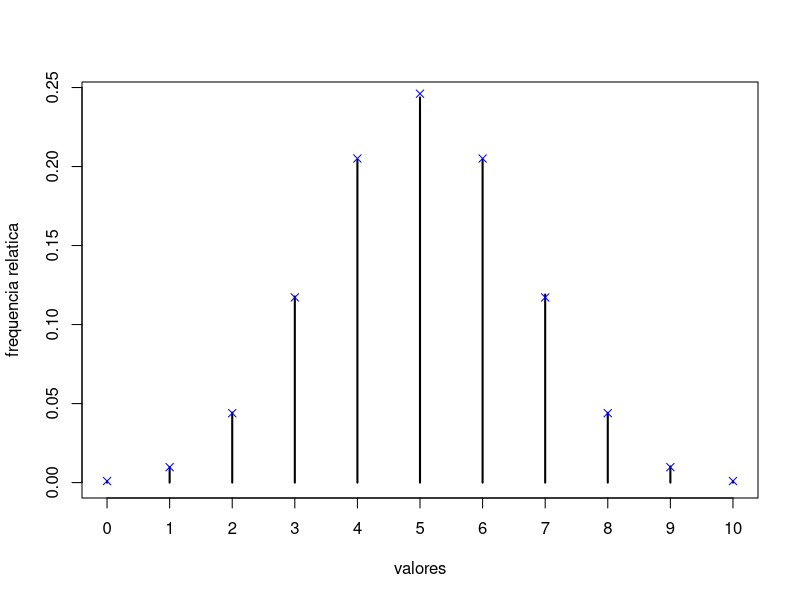
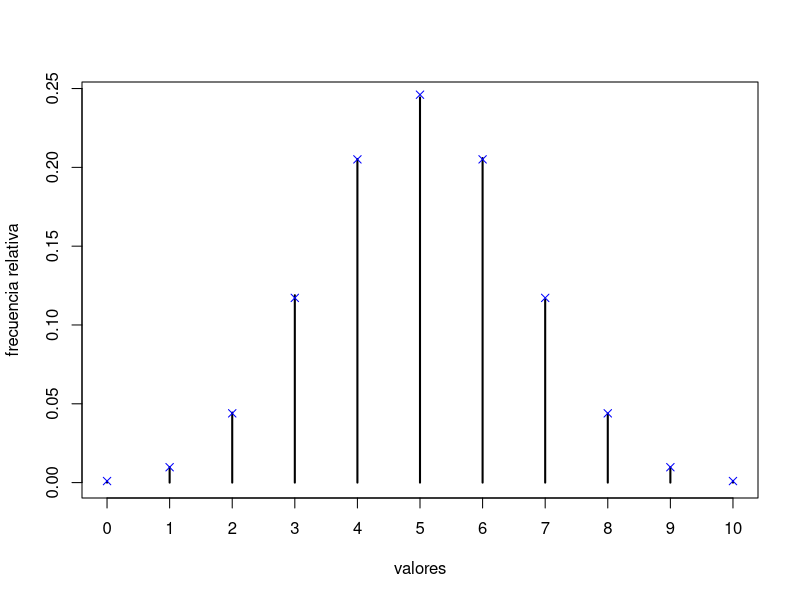
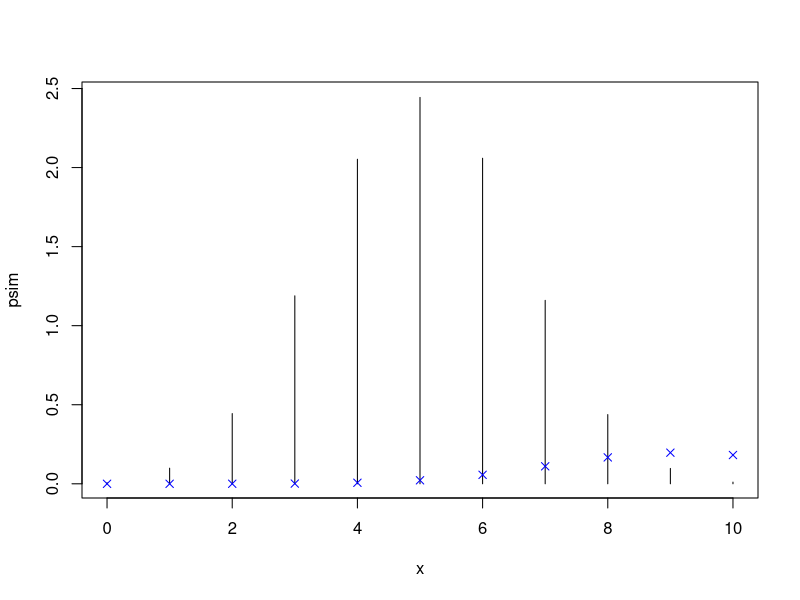
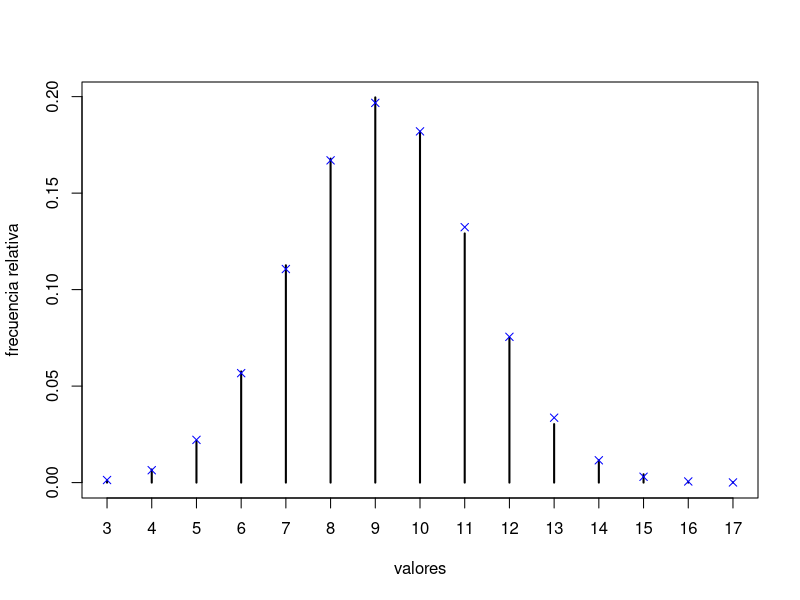
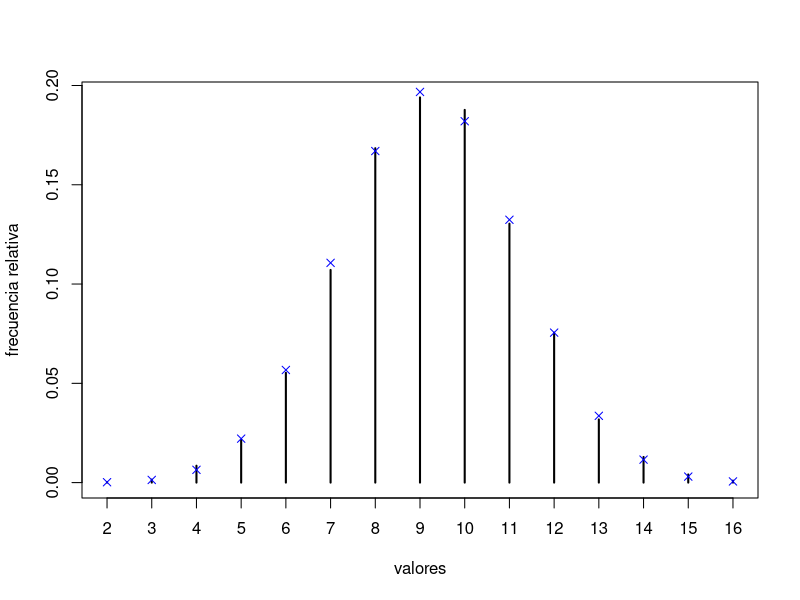

Write R code to recreate these figures, in order.
## ---- chunk 1
# Implementamos el algoritmo de transformación cuantil con busqueda sequencial.


rfmp <- function(x,prob=1/length(x),nsim=1000){
  Fx <- cumsum(prob)
  # simular
  X <- numeric(nsim)  #creamos un vector de indices
  U <- runif(nsim)   #creamos un vector de probilidad uniforme
  ncomp <- 0 
  for(j in 1:nsim){
    i <- 1
    while(Fx[i]<U[j]) i <- i+1
    X[j] <- x[i]
    ncomp<<-ncomp+ i
  }
  return(X)
}
## ---- chunk 2
set.seed(54321)
n <- 10
p <- 0.5
nsim <- 10^5
x <- 0:n   # crea un arreglo de n+1 componentes 0,1,2,..
fmp <- dbinom(x,n,p) # crea un arreglo de la funcion de mas de probabilidad
ncomp <- 0  # regresa el valor de ncomp a 0
system.time(rx <- rfmp(x,fmp,nsim)) # calcula el tiempo en sgundos que toma ejecutar una expresion(en este caso rfmp)

## ---- chunk 3
mean(rx)
## ---- chunk 4
abs(mean(rx)-n*p)
## ---- chunk 5
ncomp/nsim
## ---- chunk 6
res <- table(rx)/nsim    # crea una tabla con lo elementos de rx y los divide para nsim
plot(res, ylab="frequencia relatica", xlab="valores") #grafica los valores simulados
points(x,fmp,pch=4,col='blue') #grafica los valores teoricos
## ---- chunk 7
res <- as.data.frame(res) # mutamos res a un data frame
names(res) <- c('x','psim')  #asignamos nombres a las columnas del data frame
res$pteor <- fmp   # creamos una nueva columna a la cual le asiganamos los valores de fmp
res
## ---- chunk 8
max(abs(res$psim-res$pteor))
## ---- chunk 9
max(abs(res$psim-res$pteor) /res$pteor)
## ---- chunk 10
# NOTA: Puede ocurrir que no todos los valores sean generados en la simulación
# Si length(x) > length(psim) el código anterior (res$pteor <- fmp) producirá un error
# Alternativamente:
psim <- rep(0, length(x))
names(psim) <- as.character(x)
psim[as.character(res$x)] <- res$psim
psim
res <- data.frame(x=x, pteor=fmp, psim =psim)
res

## ---- chunk 11
tini <- proc.time()  # permite obtener tiempo de computacion real y de CPU

ncomp <- 0  # regresamos a 0 el valor de ncomp
ind <- order(fmp,decreasing = T)   #creamos un vector de indices de fmp ordenada de manera decrciente
rx <- rfmp(x[ind],fmp[ind],nsim) # llamamos a la funcion rfmp

tiempo <- proc.time()-tini
tiempo 
## ---- chunk 12
ncomp/nsim
## ---- chunk 13
sum((1:length(x))*fmp[ind])
## ---- chunk 14
system.time(rx <- sample(x,nsim,replace = T,prob = fmp))
## ---- chunk 15
# -------------------------------
# Si n >> 30
# Aproximación normal con corrección continuidad
mean <- n*p
sd <- sqrt(n*p*(1-p))

res$pnorm <- pnorm(x+0.5,mean,sd)-pnorm(x-0.5,mean,sd)
res
max(abs(res$pnorm - res$pteor))
max(abs(res$pnorm - res$pteor) / res$pteor)

system.time(
rx <- pmax(0, pmin(n, round( rnorm(nsim, mean, sd) )))
)

table(rx)/nsim
## ---- chunk 16
# Realmente las prob de los extremos serían mayores...
res$pnorm[1] <- pnorm(0.5, mean, sd)
res$pnorm[n+1] <- 1 - pnorm(n-0.5, mean, sd)
## ---- chunk 17
rfmp.tabla <- function(x,prob=1/length(x),m,nsim=1000){
  Fx <- cumsum(prob)
  g <- rep(1,m)  #generamos una lista de m veces 1
  i <- 1
  for(j in 2:m){
    while (Fx[i]<(j-1)/m)  i <- i+1
    g[j] <- i
  }
  X <- numeric(nsim)  #creamos un vector de indices
  U <- runif(nsim)   #creamos un vector cuyas entradas son valores de un distribucion uniforme
  for(j in 1:nsim){
    i <- g[floor(U[j]*m)+1]
    while (Fx[i]<U[j]) i <- i+1
    X[j] <- x[i]
  }
  return(X)
}
## ---- chunk 18
system.time(rx <- rfmp.tabla(x,fmp,n-1,nsim))
## ---- chunk 19
res <- table(rx)/nsim
plot(res, ylab = "frecuencia relativa", xlab = "valores")
points(x,fmp,pch=4,col='blue')
## ---- chunk 20
set.seed(54321)
m <- 46
n <- 100-m
k <- 20
nsim <- 10^4

x <- 0:n
fmp <- dhyper(x,m,n,k)

ncomp <- 0  #ponemos en 0 ncomp

system.time(hx <- rfmp(x,fmp,nsim))
## ---- chunk 21
mean(hx)
## ---- chunk 22
k*m/(m+n)
## ---- chunk 23
ncomp/nsim
## ---- chunk 24
res <- as.data.frame(table(rx)/nsim)
names(res) <- c("x", "psim")
plot(as.matrix(res), type="h")
points(x,fmp,pch=4,col='blue') #grafica los valores teoricos
## ---- chunk 25
tini <- proc.time()  # permite obtener tiempo de computacion real y de CPU

ncomp <- 0  # regresamos a 0 el valor de ncomp
ind <- order(fmp,decreasing = T)   #creamos un vector de indices de fmp ordenada de manera decrciente
rx <- rfmp(x[ind],fmp[ind],nsim) # llamamos a la funcion rfmp

tiempo <- proc.time()-tini
tiempo 
## ---- chunk 26
ncomp/nsim
## ---- chunk 27
sum((1:length(x))*fmp[ind])
## ---- chunk 28
system.time(rx <- sample(x,nsim,replace = T,prob = fmp))
## ---- chunk 29
system.time(rx <- rfmp.tabla(x,fmp,n-1,nsim))
## ---- chunk 30
res <- table(rx)/nsim
plot(res, ylab = "frecuencia relativa", xlab = "valores")
points(x,fmp,pch=4,col='blue')
## ---- chunk 31
rfmp.alias <- function(x,prob=1/length(x),nsim=1000){
  # Inicializamos las tablas
  a <- numeric(length(x)) 
  q <- prob*length(x)
  low <- q < 1
  high <- which(!low)
  low <- which(low) 
  while (length(high) && length(low)){
    l <- low[1]
    h <- high[1]
    a[l] <- h
    q[h] <- q[h]-(1-q[l])
    if (q[h]<1){
      high <- high[-1]
      low[1] <- h
    } else low <- low[-1]
  }
  # Generación de valores
  V <- runif(nsim)
  i <- floor(runif(nsim)*length(x))+1
  return(x[ifelse(V<q[i],i,a[i])])
}
## ---- chunk 32
system.time(hx <- rfmp.alias(x,fmp,nsim))
## ---- chunk 33
res <- table(hx)/nsim
plot(res,ylab="frecuencia relativa", xlab = "valores")
points(x,fmp,pch=4,col='blue')
